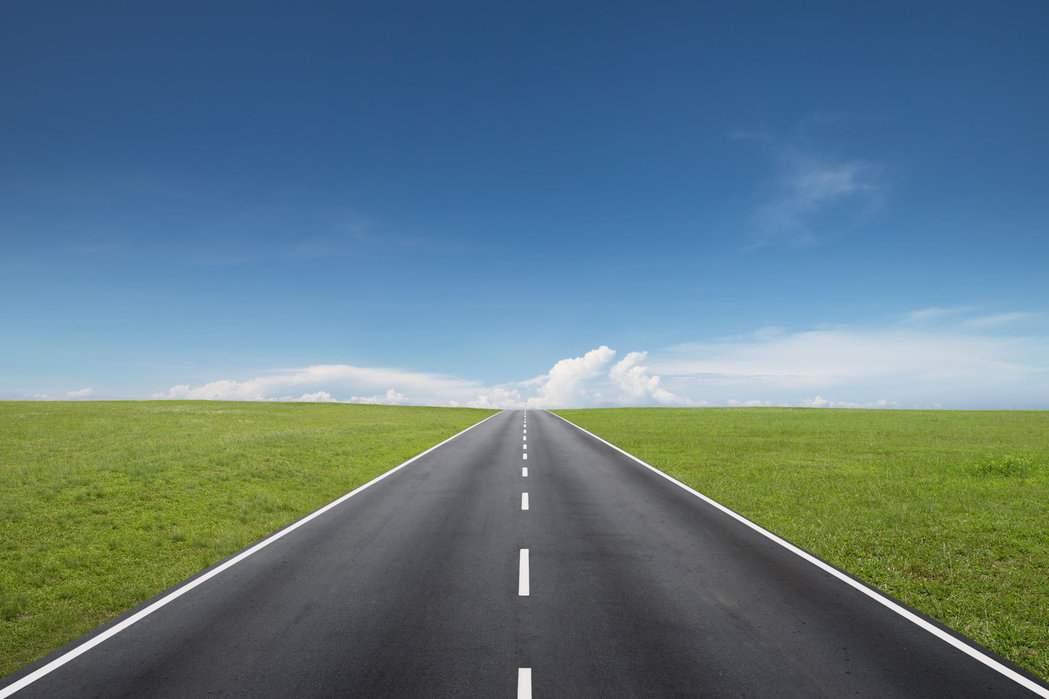
#> input picture HW1/road.jpg, 1049 x 699 px, found by its file name
$ python watershed.py
#> lines starting #> are read from the running program, lines starting #| are printed output that depends on the picture; after the words box and inside, x2 and y2 are one past the last pixel; in counts of white or black regions, pixels touching at a corner belong together
# -*- coding: utf-8 -*-
"""
Created on Mon Apr 26 21:07:09 2021

@author: USER
"""

import numpy as np
import cv2
from matplotlib import pyplot as plt

img = cv2.imread('road.jpg')
#> img is the input picture: shape (699, 1049, 3); mean B, G, R 129.4, 120.5, 94.2
img_orign = cv2.imread('road_orign.jpg')

gray = cv2.cvtColor(img,cv2.COLOR_BGR2GRAY) #轉換灰階
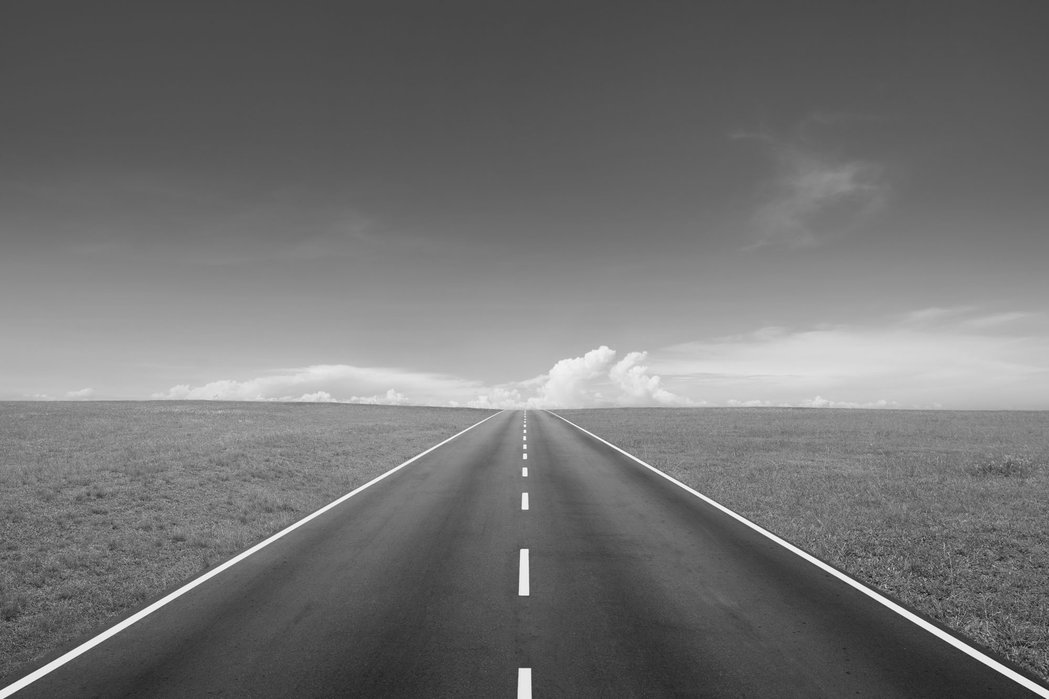
#> gray: shape (699, 1049); min 14, max 255, mean 113.7

Hist = cv2.calcHist([img], [0], None, [256], [0,256]) #cv2.calcHist(影像, 通道, 遮罩, 區間數量, 數值範圍)
#> Hist = 256 values, max 8945 at index 127, min 12 at index 253, mean 2864.3
#灰階影像==> 通道指定: [0]
#彩色影像==> [0], [1], [2] 指定藍色, 綠色, 紅色的通道
plt.plot(Hist)
plt.show()
#> figure, not shown here; curve peaks at x = 127, y = 8945

#-------------二值化-------------
#ret, thresh = cv2.threshold(gray,0,255,cv2.THRESH_BINARY_INV + cv2.THRESH_OTSU)
ret, thresh = cv2.threshold(gray,150,255,0) #cv2.THRESH_TRIANGLE
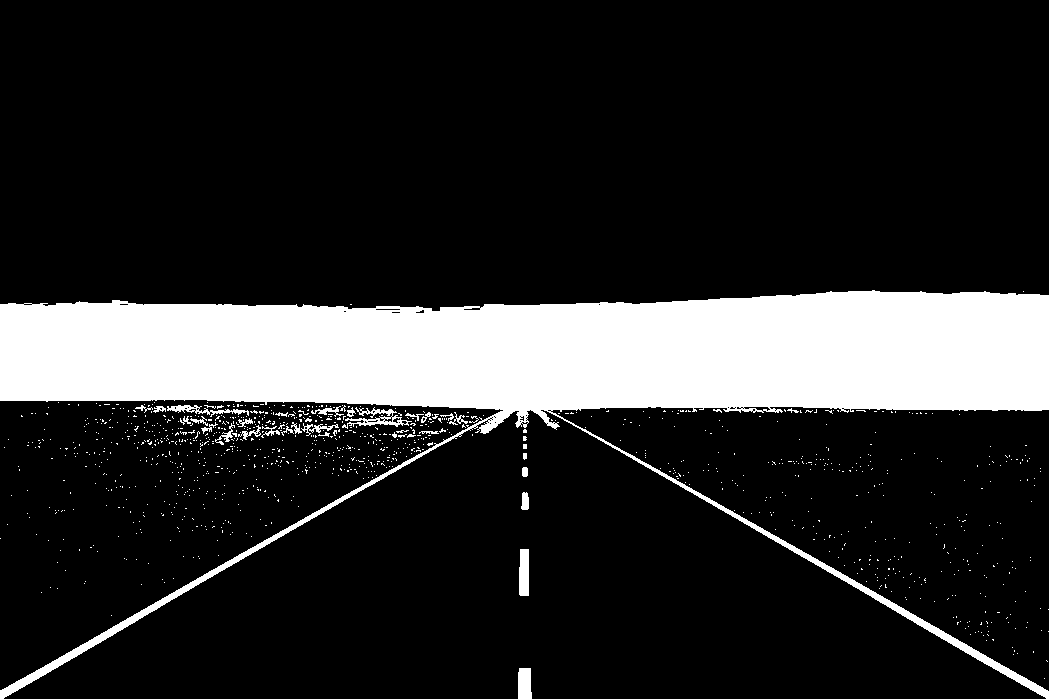
#> thresh: shape (699, 1049); 16.7% white; 1093 white regions (1060 under 20 px), largest, box (x1, y1, x2, y2) and area: (0, 290, 1049, 699) 117157, (342, 407, 412, 429) 498, (519, 549, 529, 596) 451
ret2, thresh2 = cv2.threshold(gray,105,255,1) #門檻值 二值化
#> thresh2: shape (699, 1049); 51.2% white; 901 black regions (848 under 20 px), largest, box (x1, y1, x2, y2) and area: (0, 144, 1049, 699) 349876, (847, 547, 928, 603) 973, (954, 544, 1024, 579) 667
thresh3 = cv2.bitwise_or(thresh,thresh2)
#> thresh3: shape (699, 1049); 67.9% white; 1327 black regions (1269 under 20 px), largest, box (x1, y1, x2, y2) and area: (0, 144, 1049, 311) 109346, (0, 400, 503, 601) 51987, (548, 407, 1049, 584) 45789

cv2.imshow("thresh",thresh)

cv2.imshow("thresh2",thresh2)

cv2.imshow("thresh3",thresh3)
cv2.waitKey(0)
#---------------------------------

# noise removal 去雜訊
kernel = np.ones((3,3),np.uint8)
opening = cv2.morphologyEx(thresh2,cv2.MORPH_OPEN,kernel, iterations = 2)
#> opening: shape (699, 1049); 47.3% white; 54 white regions, largest, box (x1, y1, x2, y2) and area: (0, 0, 1049, 215) 205976, (8, 458, 1042, 699) 132136, (0, 590, 168, 689) 4181

# sure background area 噪音消除
sure_bg = cv2.dilate(opening,kernel,iterations=3)
#> sure_bg: shape (699, 1049); 50.1% white; 29 black regions (23 under 20 px), largest, box (x1, y1, x2, y2) and area: (0, 147, 1049, 647) 364941, (1015, 644, 1049, 676) 298, (520, 671, 529, 699) 228, (522, 551, 527, 593) 172, (0, 688, 13, 699) 44, (1043, 692, 1049, 699) 30

# Finding sure foreground area 尋找確定的前景區域
dist_transform = cv2.distanceTransform(opening,cv2.DIST_L2,5)
ret, sure_fg = cv2.threshold(dist_transform,0.55*dist_transform.max(),255,0)
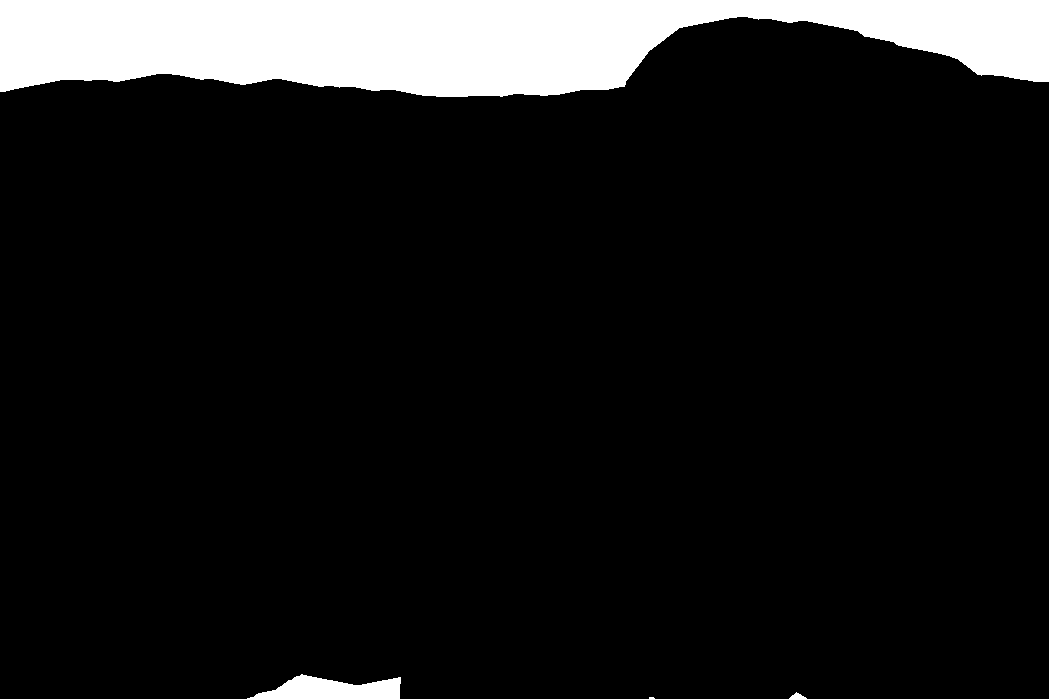
#> sure_fg: shape (699, 1049) float32; 10.3% white; 4 white regions (1 under 20 px), largest, box (x1, y1, x2, y2) and area: (0, 0, 1049, 97) 72684, (247, 674, 401, 699) 2453, (789, 692, 807, 699) 69
#> ret = 117.9

# Finding unknown region 尋找未知地區
sure_fg = np.uint8(sure_fg)
unknown = cv2.subtract(sure_bg,sure_fg)
#> unknown: shape (699, 1049); 39.9% white; 29 white regions, largest, box (x1, y1, x2, y2) and area: (0, 455, 1049, 699) 148723, (0, 17, 1049, 218) 137365, (0, 585, 33, 625) 958

# Marker labelling 標記標籤
ret, markers = cv2.connectedComponents(sure_fg)
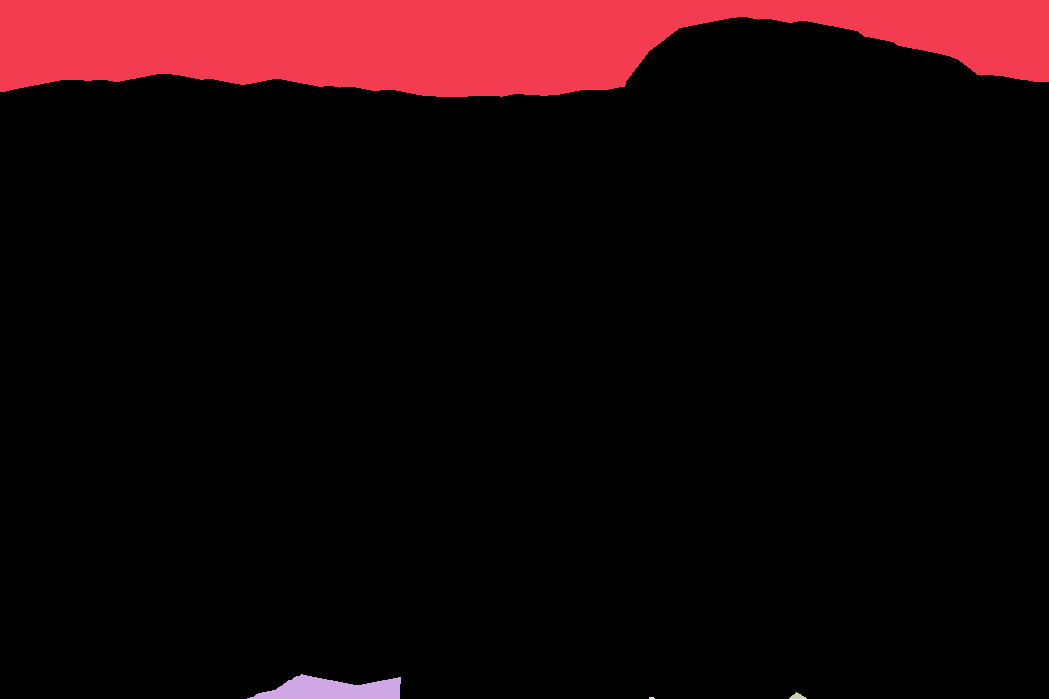
#> markers: shape (699, 1049) int32; 5 distinct labels, from 0 to 4; one colour per label, 0 black
#> ret = 5

# Add one to all labels so that sure background is not 0, but 1
markers = markers + 1
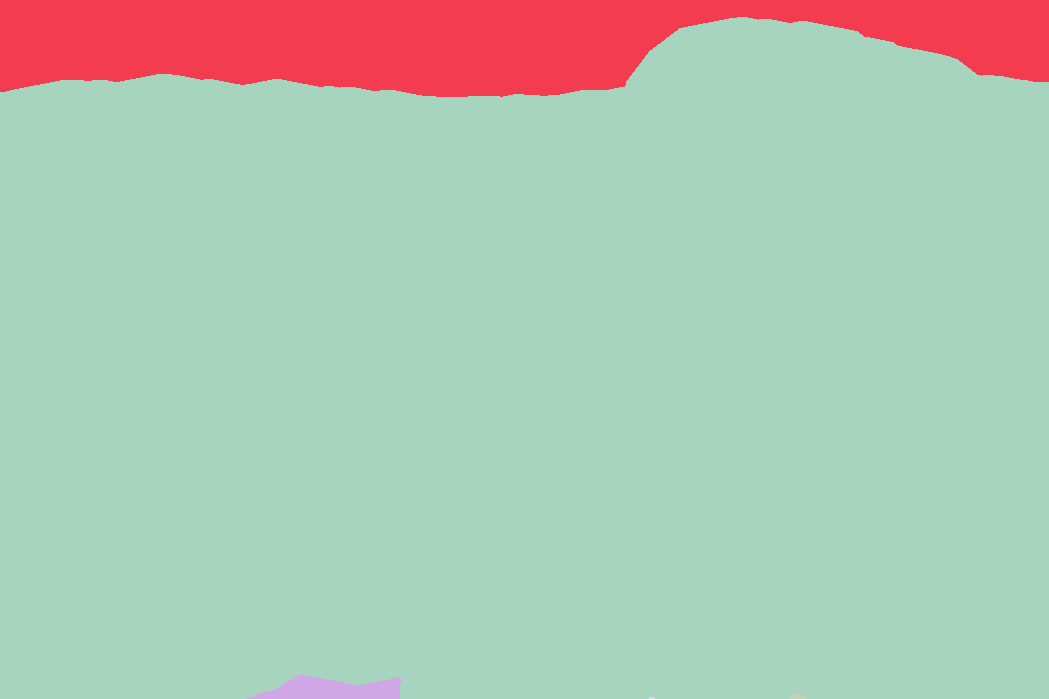
#> markers: shape (699, 1049) int32; 5 distinct labels, from 1 to 5; one colour per label, 0 black

# Now, mark the region of unknown with zero
markers[unknown == 255] = 0
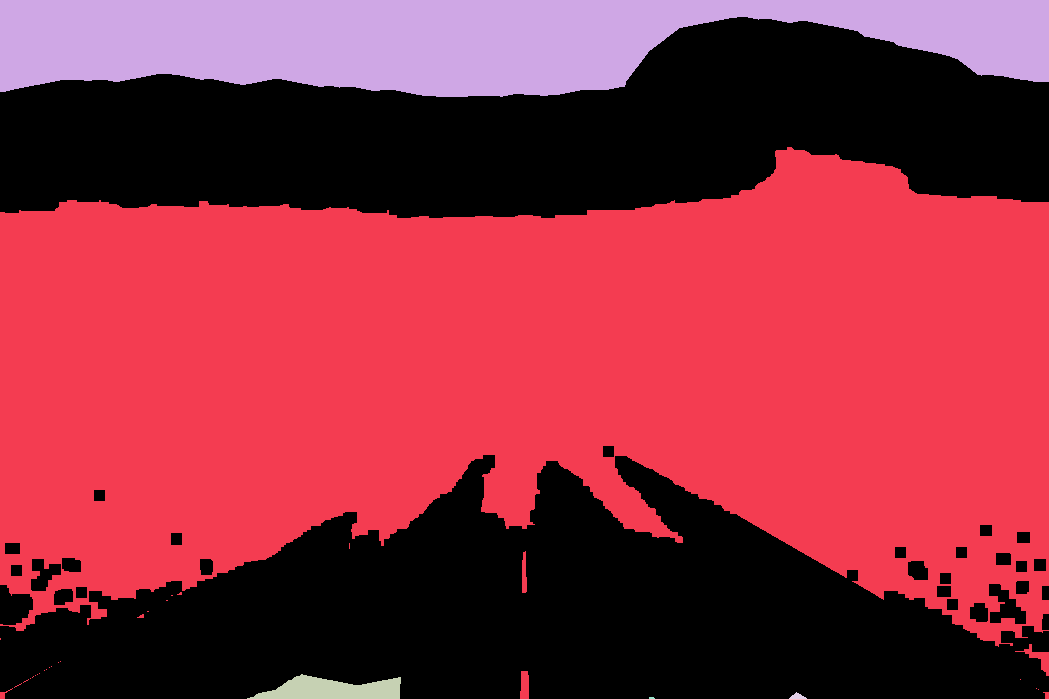
#> markers: shape (699, 1049) int32; 6 distinct labels, from 0 to 5; one colour per label, 0 black
#> (the run stopped early here; a loop or call above may not have finished)

$ run again, with HW3/watershed.png saved as HW1/road.jpg
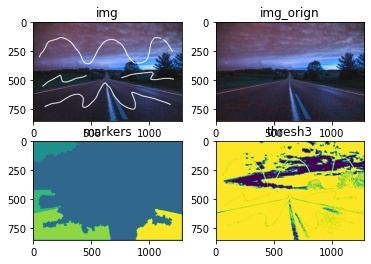
#> input picture HW3/watershed.png, 371 x 264 px, found by its file name
#> img is the input picture: shape (264, 371, 3); mean B, G, R 150.2, 164.4, 157.5
#> Hist = 256 values, max 29676 at index 255, min 14 at index 4, mean 382.6
#> `ret, thresh = cv2.threshold(gray,150,255,0)`:
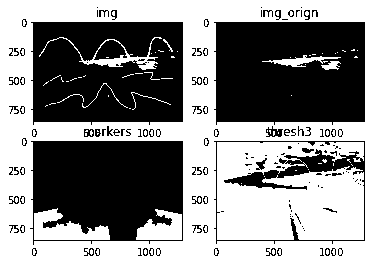
#> thresh: shape (264, 371); 53.2% white; 138 black regions (71 under 20 px), largest, box (x1, y1, x2, y2) and area: (214, 22, 365, 125) 14443, (31, 22, 183, 125) 13995, (30, 141, 183, 245) 12764
#> thresh2: shape (264, 371); 41% white; 206 white regions (188 under 20 px), largest, box (x1, y1, x2, y2) and area: (214, 22, 365, 125) 12626, (31, 22, 183, 125) 11823, (31, 141, 183, 244) 11820
#> thresh3: shape (264, 371); 94.2% white; 697 black regions (682 under 20 px), largest, box (x1, y1, x2, y2) and area: (237, 36, 364, 70) 1516, (104, 36, 182, 60) 820, (34, 142, 77, 162) 528
#> opening: shape (264, 371); 36.5% white; 15 white regions, largest, box (x1, y1, x2, y2) and area: (33, 141, 183, 241) 11329, (216, 22, 365, 122) 11251, (33, 22, 183, 122) 10533
#> sure_bg: shape (264, 371); 45.7% white; 6 white regions, box (x1, y1, x2, y2) and area: (213, 19, 368, 125) 14938, (30, 19, 186, 125) 14868, (30, 138, 186, 244) 13093, (294, 153, 350, 177) 997, (233, 169, 279, 189) 699, (356, 159, 368, 170) 132
#> `ret, sure_fg = cv2.threshold(dist_transform,0.55*dist_transform.max(),..`: ret = 23.74
#> `ret, markers = cv2.connectedComponents(sure_fg)`: ret = 4
#> `markers[unknown == 255] = 0`:
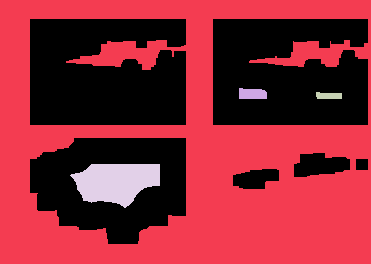
#> markers: shape (264, 371) int32; 5 distinct labels, from 0 to 4; one colour per label, 0 black
